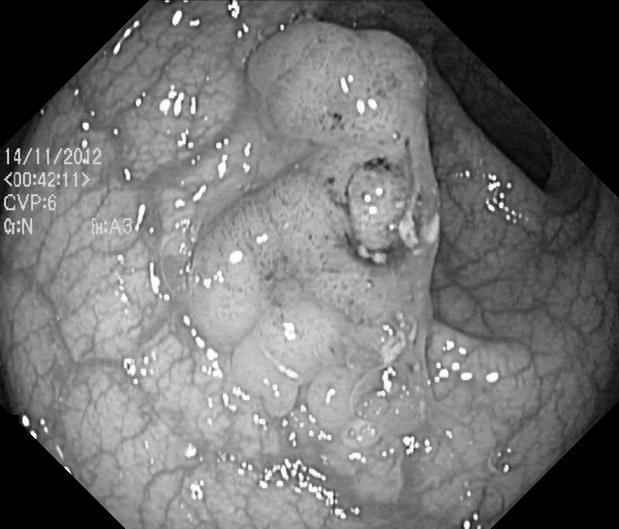
#> input picture example_test/colon_polyp.jpg, 619 x 529 px; its folder holds only this picture in this run
$ python -i prepare_dataset.py   (imports and definitions only)
#> lines starting #> are read from the running program, lines starting #| are printed output that depends on the picture; after the words box and inside, x2 and y2 are one past the last pixel; in counts of white or black regions, pixels touching at a corner belong together
"""
Kvasir-SEG → YOLOv8 세그멘테이션 포맷 변환 스크립트

원본 구조:
  data/kvasir-seg/Kvasir-SEG/images/*.jpg   (원본 이미지)
  data/kvasir-seg/Kvasir-SEG/masks/*.jpg     (바이너리 마스크)

변환 후 구조:
  datasets/kvasir-seg/images/train/  &  val/
  datasets/kvasir-seg/labels/train/  &  val/   (YOLO seg 포맷 txt)

YOLO 세그멘테이션 라벨 포맷:
  <class_id> <x1> <y1> <x2> <y2> ... <xn> <yn>
  좌표는 0~1로 정규화 (x/width, y/height)
"""

import random
import shutil
from pathlib import Path

import cv2
import numpy as np

SEED = 42
VAL_RATIO = 0.2

BASE_DIR = Path(__file__).parent
SRC_IMAGES = BASE_DIR / "data" / "kvasir-seg" / "Kvasir-SEG" / "images"
SRC_MASKS = BASE_DIR / "data" / "kvasir-seg" / "Kvasir-SEG" / "masks"

DST_DIR = BASE_DIR / "datasets" / "kvasir-seg"
DST_IMAGES_TRAIN = DST_DIR / "images" / "train"
DST_IMAGES_VAL = DST_DIR / "images" / "val"
DST_LABELS_TRAIN = DST_DIR / "labels" / "train"
DST_LABELS_VAL = DST_DIR / "labels" / "val"

CLASS_ID = 0  # polyp = class 0


def mask_to_yolo_segments(mask_path: Path, min_area: int = 100) -> list[str]:
    """바이너리 마스크 → YOLO seg 라벨 문자열. contour 추출 후 좌표 정규화."""
#> called with mask_path = '../example_test/colon_polyp.jpg', min_area = 100
    # NOTE: cv2.imread()가 한글 경로 못 읽어서 numpy로 우회
    buf = np.fromfile(str(mask_path), dtype=np.uint8)
    mask = cv2.imdecode(buf, cv2.IMREAD_GRAYSCALE)
#> mask is the input picture: shape (529, 619); min 0, max 255, mean 111.6
    if mask is None:
        print(f"  [경고] 마스크 읽기 실패: {mask_path}")
        return []

    _, binary = cv2.threshold(mask, 127, 255, cv2.THRESH_BINARY)
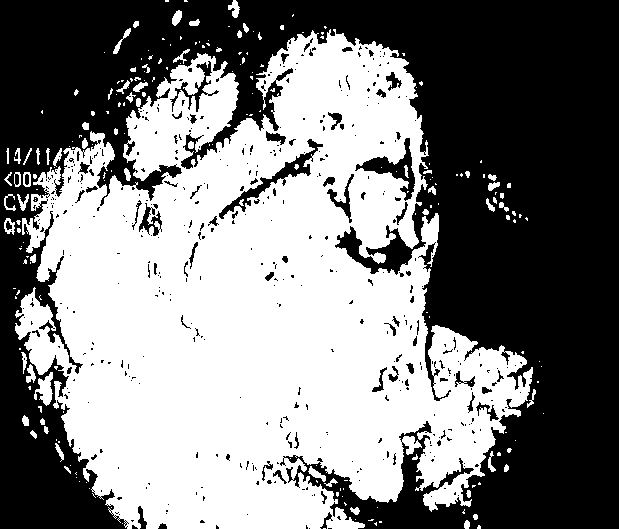
#> binary: shape (529, 619); 49.8% white; 220 white regions (152 under 20 px)
    h, w = binary.shape
#> h = 529; w = 619

    contours, _ = cv2.findContours(binary, cv2.RETR_EXTERNAL, cv2.CHAIN_APPROX_SIMPLE)
#> contours = 211 contours, 163 with area under 20; largest, box (x1, y1, x2, y2) and area: (15, 29, 533, 529) 163824, (34, 372, 53, 406) 294, (4, 218, 15, 235) 110, (228, 0, 240, 18) 96, (23, 172, 31, 187) 92

    lines = []
    for contour in contours:
        if cv2.contourArea(contour) < min_area:  # 노이즈 제거
            continue

        # 폴리곤 단순화 — 점이 너무 많으면 학습에 비효율적
        epsilon = 0.005 * cv2.arcLength(contour, True)
        approx = cv2.approxPolyDP(contour, epsilon, True)

        if len(approx) < 3:  # 삼각형 미만은 유효하지 않음
            continue

        points = approx.reshape(-1, 2)
        normalized = []
        for x, y in points:
            normalized.append(f"{x / w:.6f}")
            normalized.append(f"{y / h:.6f}")

        line = f"{CLASS_ID} " + " ".join(normalized)
        lines.append(line)
#> this loop made 211 passes
#> contour on passes 1, 3, 4: [[323, 528], [325, 528]], [[122, 523]], [[376, 522], [375, 523], [374, 523], [376, 525]]
#> after the loop, lines = 3 items

    return lines


# [56 lines left out: function main, not called in this run]


# [2 lines not run here, left out]

>>> result = mask_to_yolo_segments('../example_test/colon_polyp.jpg')
#> result = 3 items
